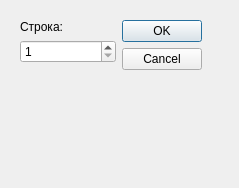
<?xml version="1.0" encoding="UTF-8"?>
<ui version="4.0">
 <class>GotoDialog</class>
 <widget class="QDialog" name="GotoDialog">
  <property name="geometry">
   <rect>
    <x>0</x>
    <y>0</y>
    <width>239</width>
    <height>188</height>
   </rect>
  </property>
  <property name="windowTitle">
   <string>Dialog</string>
  </property>
  <widget class="QWidget" name="layoutWidget">
   <property name="geometry">
    <rect>
     <x>20</x>
     <y>20</y>
     <width>182</width>
     <height>54</height>
    </rect>
   </property>
   <layout class="QHBoxLayout" name="horizontalLayout">
    <item>
     <layout class="QVBoxLayout" name="verticalLayout">
      <item>
       <widget class="QLabel" name="label">
        <property name="text">
         <string>Строка:</string>
        </property>
       </widget>
      </item>
      <item>
       <widget class="QSpinBox" name="line">
        <property name="minimum">
         <number>1</number>
        </property>
       </widget>
      </item>
      <item>
       <spacer name="verticalSpacer">
        <property name="orientation">
         <enum>Qt::Vertical</enum>
        </property>
        <property name="sizeHint" stdset="0">
         <size>
          <width>20</width>
          <height>40</height>
         </size>
        </property>
       </spacer>
      </item>
     </layout>
    </item>
    <item>
     <widget class="QDialogButtonBox" name="buttonBox">
      <property name="orientation">
       <enum>Qt::Vertical</enum>
      </property>
      <property name="standardButtons">
       <set>QDialogButtonBox::Cancel|QDialogButtonBox::Ok</set>
      </property>
     </widget>
    </item>
   </layout>
  </widget>
 </widget>
 <tabstops>
  <tabstop>line</tabstop>
  <tabstop>buttonBox</tabstop>
 </tabstops>
 <resources/>
 <connections>
  <connection>
   <sender>buttonBox</sender>
   <signal>accepted()</signal>
   <receiver>GotoDialog</receiver>
   <slot>accept()</slot>
   <hints>
    <hint type="sourcelabel">
     <x>126</x>
     <y>72</y>
    </hint>
    <hint type="destinationlabel">
     <x>157</x>
     <y>117</y>
    </hint>
   </hints>
  </connection>
  <connection>
   <sender>buttonBox</sender>
   <signal>rejected()</signal>
   <receiver>GotoDialog</receiver>
   <slot>reject()</slot>
   <hints>
    <hint type="sourcelabel">
     <x>152</x>
     <y>72</y>
    </hint>
    <hint type="destinationlabel">
     <x>238</x>
     <y>117</y>
    </hint>
   </hints>
  </connection>
 </connections>
</ui>
